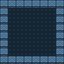

Tiled map render using the project's own tile images. Description and the map definition, with tile-layer contents summarised, below:
An orthogonal 8x8 tile map with 8x8 px tiles, 1 tile layer (Castle), 2 tilesets and 4 objects (2x child-dragon, parent-dragon1, parent-dragon2).

<map version="1.4" tiledversion="1.4.3" orientation="orthogonal" renderorder="right-down" compressionlevel="0" width="8" height="8" tilewidth="8" tileheight="8" infinite="0" nextlayerid="9" nextobjectid="10">
 <properties>
  <property name="allowZoom" type="bool" value="false" />
  <property name="doubles" value="1.2, 5.4, 12, 18.25" />
  <property name="gridColor" type="color" value="#e2f58823" />
  <property name="integers" value=" 0,1,2 ,3,4,5,6,7 ,8,9, 10" />
  <property name="strings" value="tom,dick , harry" />
 </properties>
 <tileset firstgid="1" source="environment-8x8.tsx" />
 <tileset firstgid="45" source="monsters-16x16.tsx" />
 <layer id="1" name="Castle" width="8" height="8">
  <data>[64 cells, 64 non-empty, 7 distinct tile ids]</data>
 </layer>
 <objectgroup id="7" name="Objects">
  <object id="6" template="Templates/dragon-green.tx" name="parent-dragon1" x="12" y="33" width="17" height="22.7273">
   <properties>
    <property name="o_point_value" type="int" value="500" />
    <property name="t_color" value="purple" />
   </properties>
  </object>
  <object id="7" template="Templates/dragon-yellow.tx" name="baby-dragon1" type="child-dragon" x="15.9683" y="46.455" width="10" height="10" rotation="-2" />
  <object id="8" template="Templates/dragon-green.tx" name="baby-dragon2" type="child-dragon" gid="2147483696" x="36" y="34" width="10" height="10" rotation="4">
   <properties>
    <property name="o_strength" type="float" value="1" />
   </properties>
  </object>
  <object id="9" template="Templates/dragon-blue.tx" name="parent-dragon2" gid="2147483698" x="39" y="59" width="19.6532" height="20.0182" rotation="4">
     <properties>
      <property name="o_strength" type="float" value="6.7" />
     </properties>
     </object>
 </objectgroup>
</map>
